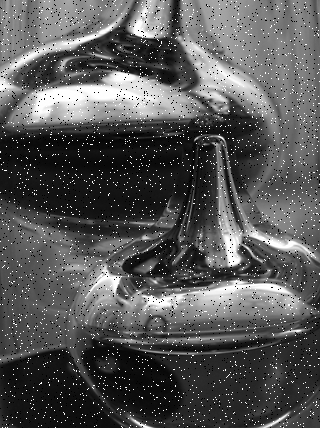
#> input picture lectures/1-partial-exam/4-lec/1-Филтери/Example4/Noise_salt_and_pepper.png, 320 x 428 px
$ python median.py
#> lines starting #> are read from the running program, lines starting #| are printed output that depends on the picture
import cv2
from matplotlib import pyplot as plt

# Load test image
img = cv2.imread('Noise_salt_and_pepper.png')
#> img is the input picture: shape (428, 320, 3); min 0, max 255, mean 86.8
# Gaussian kernel
median = cv2.medianBlur(img, 5)
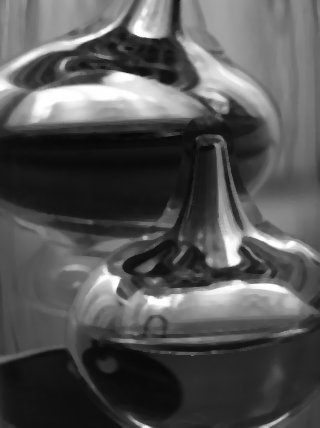
#> median: shape (428, 320, 3); min 7, max 254, mean 84.3
#median = cv2.GaussianBlur(img,(5,5),0)
# Show images
plt.figure(1)
plt.subplot(121)
plt.imshow(img)
plt.subplot(122)
plt.imshow(median)
plt.show()
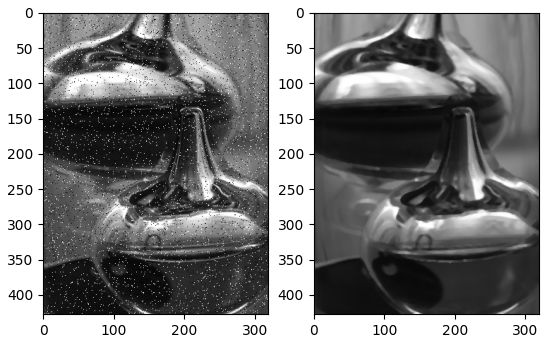
#> figure drawn by matplotlib, 2 panels
# Save images
cv2.imwrite('median-img-1.png', median)
